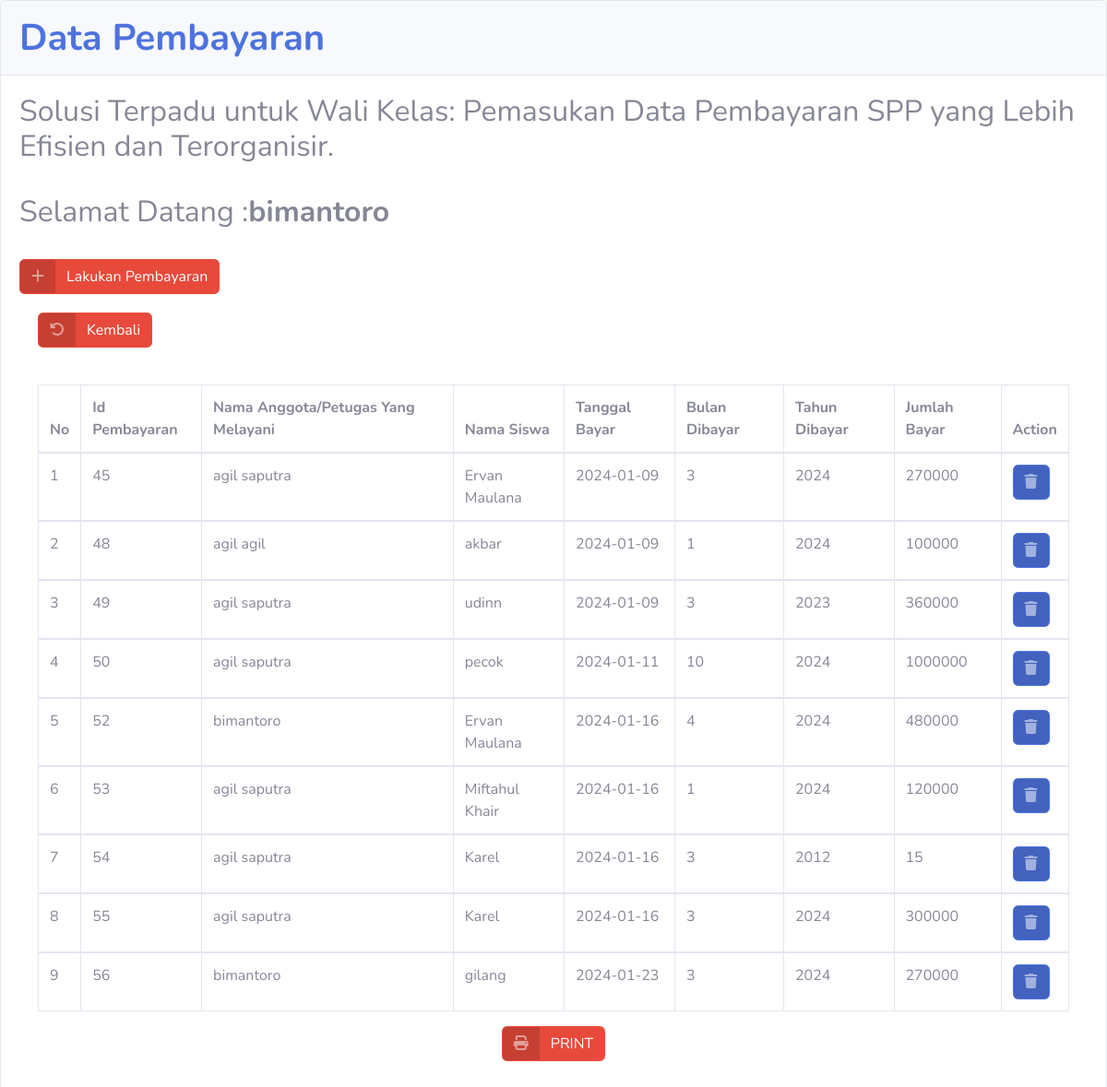
Page /bayar.php (signed in) on the committed database.
### tables this page shows
CREATE TABLE IF NOT EXISTS `pembayaran` (
  `id_pembayaran` int(11) NOT NULL AUTO_INCREMENT,
  `id_anggota` int(11) NOT NULL,
  `nisn` varchar(10) NOT NULL,
  `tanggal_bayar` date NOT NULL,
  `bulan_dibayar` varchar(10) NOT NULL,
  `tahun_dibayar` varchar(4) NOT NULL,
  `id_spp` int(11) NOT NULL,
  `jumlah_bayar` int(11) NOT NULL,
  PRIMARY KEY (`id_pembayaran`)
);

CREATE TABLE IF NOT EXISTS `anggota` (
  `id_anggota` int(11) NOT NULL AUTO_INCREMENT,
  `username` varchar(25) NOT NULL,
  `password` varchar(32) NOT NULL,
  `nama_anggota` varchar(35) NOT NULL,
  `level` enum('admin','walikelas','','') NOT NULL,
  PRIMARY KEY (`id_anggota`)
);

CREATE TABLE IF NOT EXISTS `siswa` (
  `nisn` char(10) NOT NULL,
  `nis` char(8) NOT NULL,
  `nama` varchar(35) NOT NULL,
  `id_kelas` int(11) NOT NULL,
  `alamat` varchar(255) NOT NULL,
  `no_telp` varchar(13) NOT NULL,
  `id_spp` int(11) NOT NULL,
  PRIMARY KEY (`nisn`)
);

### bayar.php (the view, shortened to what this page needs)
<!DOCTYPE html>
<html lang="en">
<head>
  <link rel="stylesheet" href="https://cdnjs.cloudflare.com/ajax/libs/font-awesome/6.5.1/css/all.min.css" />
  <link href="css/sb-admin-2.min.css" rel="stylesheet">
</head>
<body id="page-top">
 <div class="card shadow mb-4">
            <div class="card-header py-3">
              <h1 class="m-0 font-weight-bold text-primary">Data Pembayaran</h1>
            </div>
            <div class="card-body">
              <h2>Solusi Terpadu untuk Wali Kelas: Pemasukan Data Pembayaran SPP yang Lebih Efisien dan Terorganisir.</h2><br>
            <h2>Selamat Datang :<b><?php echo $_SESSION['nama_anggota']; ?></b></h2><br>
              <a href="data_pembayaran.php" class="btn btn-danger btn-icon-split">
                        <span class="icon text-white-50">
                          <i class="fas fa-plus"></i>
                        </span>
                        <span class="text">Lakukan Pembayaran</span>
                       </a>
                       <div class="card-body">
              <a href="index.php" class="btn btn-danger btn-icon-split">
                        <span class="icon text-white-50">
                          <i class="fas fa-undo-alt"></i>
                        </span>
                        <span class="text"> Kembali</span>
                       </a>
                     </div>
            <div class="card-body">
              <div class="table-responsive">
                <table class="table table-bordered" id="dataTable" width="100%" cellspacing="0">
                  <thead>
                    <tr>
                      <th>No</th>
                      <th>Id Pembayaran</th>
                      <th>Nama Anggota/Petugas Yang Melayani</th>
                      <th>Nama Siswa</th>
                      <th>Tanggal Bayar</th>
                      <th>Bulan Dibayar</th>
                      <th>Tahun Dibayar</th>
                      <th>Jumlah Bayar</th>
                      <th>Action</th>
                    </tr>
                  </thead>
                  <?php
                  include "koneksi.php";
                  $no=1;
                  $sql=mysqli_query($koneksi,"SELECT * FROM pembayaran JOIN siswa ON siswa.nisn=pembayaran.nisn JOIN anggota ON anggota.id_anggota=pembayaran.id_anggota");
                  while ($data=mysqli_fetch_array($sql)) {
                    ?>
                  <tbody>
                    <tr>
                      <td><?php echo $no++; ?></td>
                      <td><?php echo $data['id_pembayaran']; ?></td>
                      <td><?php echo $data['nama_anggota']; ?></td>
                      <td><?php echo $data['nama']; ?></td>
                      <td><?php echo $data['tanggal_bayar']; ?></td>
                      <td><?php echo $data['bulan_dibayar']; ?></td>
                      <td><?php echo $data['tahun_dibayar']; ?></td>
                      <td><?php echo $data['jumlah_bayar']; ?></td>
                      <td>
                      <a href="?url=delete_pembayaran&id_pembayaran=<?php echo $data['id_pembayaran']; ?>" class="btn btn-primary btn-icon-split">
                        <span class="icon text-white-50">
                          <i class="fas fa-trash"></i>
                        </span>
                      </a>
                      </td>
                    </tr>
                  </tbody>
                <?php } ?>
                </table>
                      <center>
                          <a href="cetak.php" class="btn btn-danger btn-icon-split" target="_blank">
                            <span class="icon text-white-50">
                              <i class="fas fa-print"></i>
                            </span>
                            <span class="text">PRINT</span>
                          </a>
                      </center>
              </div>
            </div>
          </div>
        </div>
</body>
</html>

### rows in the picture
pembayaran: id_pembayaran "45", id_anggota.nama_anggota "agil saputra", siswa.nama "Ervan Maulana", tanggal_bayar "2024-01-09", bulan_dibayar "3", tahun_dibayar "2024", jumlah_bayar "270000"
pembayaran: id_pembayaran "48", id_anggota.nama_anggota "agil agil", siswa.nama "akbar", tanggal_bayar "2024-01-09", bulan_dibayar "1", tahun_dibayar "2024", jumlah_bayar "100000"
pembayaran: id_pembayaran "49", id_anggota.nama_anggota "agil saputra", siswa.nama "udinn", tanggal_bayar "2024-01-09", bulan_dibayar "3", tahun_dibayar "2023", jumlah_bayar "360000"
pembayaran: id_pembayaran "50", id_anggota.nama_anggota "agil saputra", siswa.nama "pecok", tanggal_bayar "2024-01-11", bulan_dibayar "10", tahun_dibayar "2024", jumlah_bayar "1000000"
pembayaran: id_pembayaran "52", id_anggota.nama_anggota "bimantoro", siswa.nama "Ervan Maulana", tanggal_bayar "2024-01-16", bulan_dibayar "4", tahun_dibayar "2024", jumlah_bayar "480000"
pembayaran: id_pembayaran "53", id_anggota.nama_anggota "agil saputra", siswa.nama "Miftahul Khair", tanggal_bayar "2024-01-16", bulan_dibayar "1", tahun_dibayar "2024", jumlah_bayar "120000"
pembayaran: id_pembayaran "54", id_anggota.nama_anggota "agil saputra", siswa.nama "Karel", tanggal_bayar "2024-01-16", bulan_dibayar "3", tahun_dibayar "2012", jumlah_bayar "15"
pembayaran: id_pembayaran "55", id_anggota.nama_anggota "agil saputra", siswa.nama "Karel", tanggal_bayar "2024-01-16", bulan_dibayar "3", tahun_dibayar "2024", jumlah_bayar "300000"
pembayaran: id_pembayaran "56", id_anggota.nama_anggota "bimantoro", siswa.nama "gilang", tanggal_bayar "2024-01-23", bulan_dibayar "3", tahun_dibayar "2024", jumlah_bayar "270000"

### other values in the picture
$_SESSION['nama_anggota'] "bimantoro"
